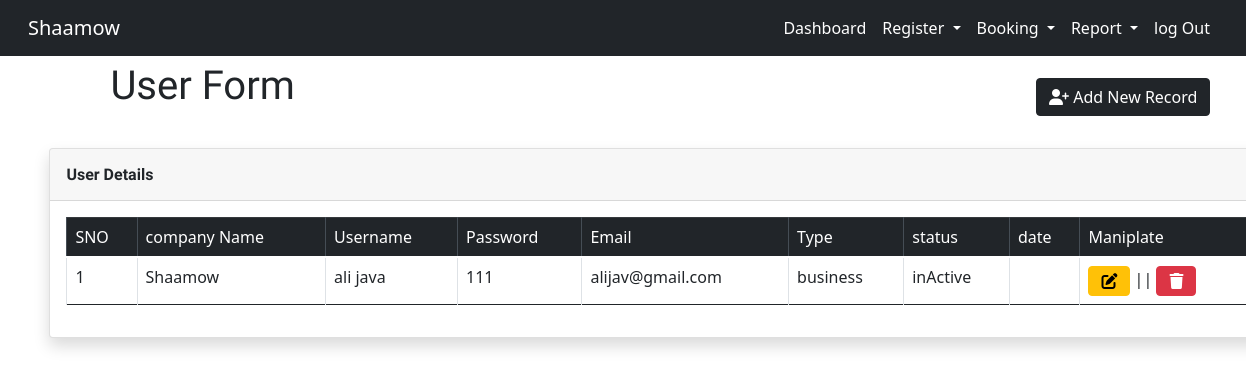
/users/users.php?id=9, run on the app's committed database.
### tables this page shows
CREATE TABLE `company_reg` (
  `id` int(11) NOT NULL,
  `Name` varchar(45) NOT NULL,
  `Address` varchar(45) NOT NULL,
  `phone` varchar(45) NOT NULL,
  `email` varchar(45) NOT NULL,
  `company_logo` varchar(85) DEFAULT NULL,
  `Description` varchar(155) NOT NULL
);

CREATE TABLE `users` (
  `id` int(11) NOT NULL,
  `company_id` int(11) NOT NULL,
  `username` varchar(35) DEFAULT NULL,
  `password` varchar(35) DEFAULT NULL,
  `email` varchar(35) DEFAULT NULL,
  `type` varchar(35) DEFAULT NULL,
  `date` date DEFAULT NULL,
  `status` varchar(15) NOT NULL
);

### users/users.php (the view, shortened to what this page needs)
<?php
include("../conn.php");
include("../Bussiness/home.php");
?>
<div class="container my-3">
    <div class="d-flex justify-content-between m-2">
        <h1 class="text-center">User Form</h1>
        <button type="button" id="callModal" class="btn btn-dark my-3" data-bs-toggle="modal"
            data-bs-target="#completeModal"><i class="fa-solid fa-user-plus"></i> Add New Record</button>
    </div>
</div>
<div class="container-fluid">
    <div class="card shadow mb-4">
        <div class="card-header py-3">
            <h6 class="m-0 font-weight-bold text-dark">User Details</h6>
        </div>
        <div class="card-body">
            <div class="table-responsive">
                <table class="table table-bordered" id="myTable">
                    <thead class="table-dark">
                        <tr>
                            <td>SNO</td>
                            <td>company Name</td>
                            <td>Username</td>
                            <td>Password</td>
                            <td>Email</td>
                            <td>Type</td>
                            <td>status</td>
                            <td>date</td>
                            <td>Maniplate</td>
                        </tr>
                    </thead>
                    <tbody>
                        <?php
     $cid =$_GET['id'];
     $n=1;
     $sql="SELECT u.* , c.Name from users u join company_reg c on u.company_id = c.id where company_id='$cid'";
     $query=mysqli_query($conn,$sql);
    if(mysqli_num_rows($query)>0){
        $sql="SELECT u.*, c.Name from users u join company_reg c on u.company_id = c.id where company_id='$cid'";
        $query=mysqli_query($conn,$sql);
        while($data=mysqli_fetch_array($query)){
        ?>
                        <tr>
                            <td><?php echo $n; ?></td>
                            <td><?php echo $data['Name']?></td>
                            <td><?php echo $data['username']?></td>
                            <td><?php echo $data['password']?></td>
                            <td><?php echo $data['email']?></td>
                            <td><?php echo $data['type']?></td>
                            <td><?php echo $data['status']?></td>
                            <td><?php echo $data['date']?></td>
                            <td>
                                <a href="useredit.php?userid=<?php echo $data["id"]?>&&id=<?php echo $cid;?>"
                                    class="btn btn-warning"><i class="fas fa-edit"></i></a> ||
                                <a onclick='alert("are you sure")'
                                    href="userdel.php?userid=<?php echo $data["id"]?>&&id=<?php echo $cid;?>"
                                    class="btn btn-danger"><i class="fas fa-trash"></i></a>
                            </td>
                        </tr>
                        <?php
    $n++;
    }
}
    else{
        echo "no data available";
    }
    ?>
                    </tbody>
                </table>
            </div>

### Bussiness/home.php (shortened to what this page needs)
<?php
@include("../conn.php");
include("header.php");
?>
<head>
    <link href="https://cdn.jsdelivr.net/npm/bootstrap@5.0.2/dist/css/bootstrap.min.css" rel="stylesheet">
    <link  rel="stylesheet" href="https://cdnjs.cloudflare.com/ajax/libs/font-awesome/6.2.0/css/all.min.css">
</head>
<?php
$id=$_GET['id'];
$query=mysqli_query($conn,"select * from company_reg  where id='$id'");
$data=mysqli_fetch_array($query);
?>
<nav class="navbar navbar-expand-sm navbar-light bg-dark fixed-top">
    <div class="container-fluid ">
        <a class="navbar-brand" id='a' href="#"><?php echo $data['Name']?></a>
        <div class="collapse navbar-collapse justify-content-end" id="navbarNavDropdown">
            <ul class="navbar-nav ">
                <li class="nav-item ">
                    <a class="nav-link" id='a' href="../dashboard/dashboard.php?id=<?php echo $data["id"];?>">Dashboard</a>
                </li>
                <li class="nav-item dropdown">
                    <a class="nav-link dropdown-toggle" id='a' href="#" id="navbarDropdownMenuLink" data-toggle="dropdown" aria-haspopup="true" aria-expanded="false">
                        Register</i>
                    </a>
                    <li class="nav-item dropdown">
                    <a class="nav-link dropdown-toggle" id='a' href="#" id="navbarDropdownMenuLink" data-toggle="dropdown" aria-haspopup="true" aria-expanded="false">
                        Booking</i>
                    </a>
                    </li>
                           <li class="nav-item dropdown">
                    <a class="nav-link dropdown-toggle" id='a' href="#" id="navbarDropdownMenuLink" data-toggle="dropdown" aria-haspopup="true" aria-expanded="false">
                    Report</i>
                    </a>
                    </li>
                <li class="nav-item ">
                    <a class="nav-link" id='a' href="../login.php">log Out</a>
                </li>
            </ul>
</nav>

### assets/css/style.css (style rules this page uses)
a { color: #1977cc; }
h1, h2, h3, h4, h5, h6 { font-family: "Raleway", sans-serif; }

### Bussiness/home.php (style rules this page uses)
#a { color: white; }

### data on the page
company_reg: Name "Shaamow"
users: company.Name "Shaamow", username "ali java", password "111", email "alijav@gmail.com", type "business", status "inActive"
